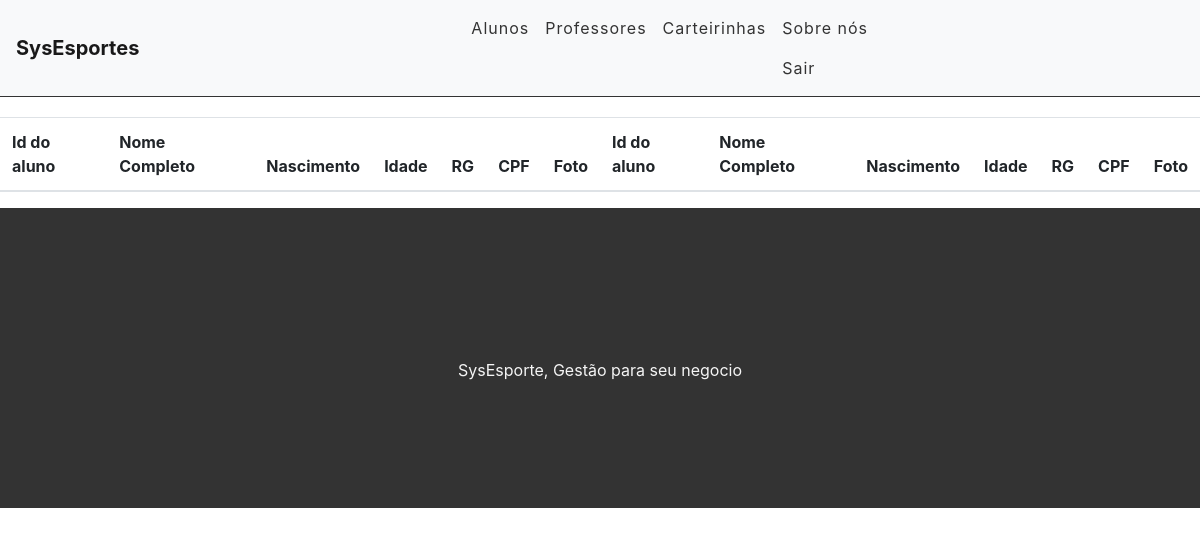
/aluno/visualizaluno/52/ (signed in), run on an earlier commit of the app's database.
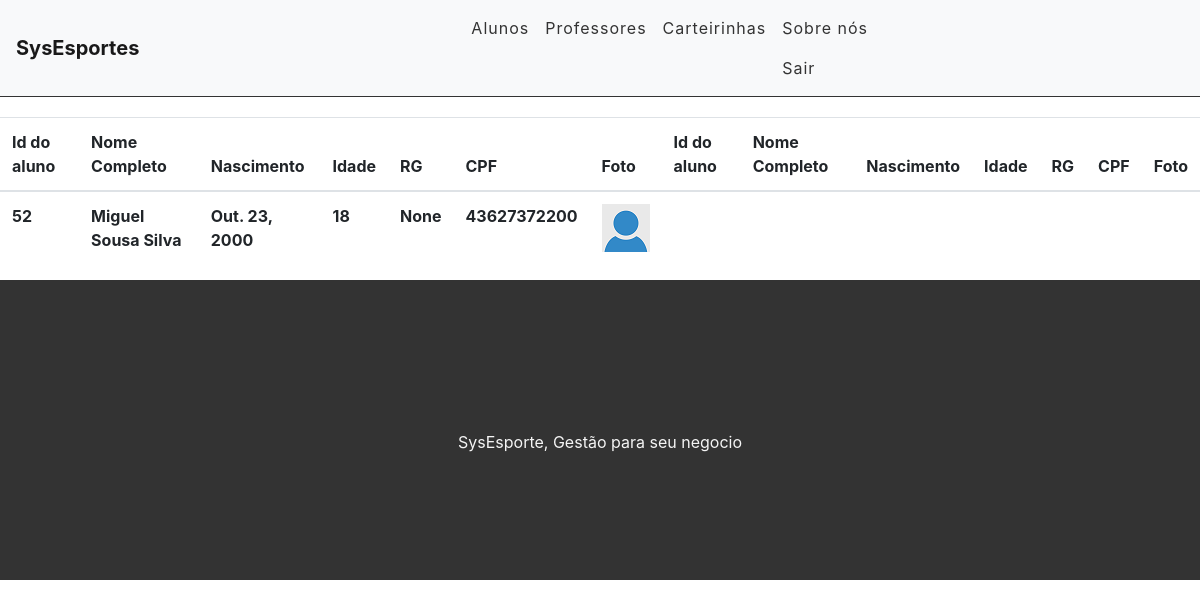
And on a later commit of the database.
### aluno/models.py (models this page shows, shortened)
class Aluno(models.Model):
    id_aluno = models.AutoField('Id do Aluno', primary_key=True)
    num_matricula = models.CharField('Matricula', max_length=50, blank=True)
    nome = models.CharField('Nome', max_length=30, blank=False, null=False)
    sobrenome = models.CharField('Sobre Nome', max_length=100, blank=False, null=False)
    nascimento = models.DateField('Nascimento', auto_now_add=False)
    rg = models.CharField('Rg/Registro', max_length=30, blank=True, null=True)
    cpf = models.CharField('CPF', unique=True, max_length=14, blank=True, null=True)
    sexo = models.CharField(max_length=4, choices=TIPO_SEXO, blank=True, null=True)
    altura = models.DecimalField('Altura', max_digits=8, decimal_places=2, default=0, blank=True, null=True)
    peso = models.DecimalField('Peso', max_digits=8, decimal_places=4, default=0, blank=True, null=True)
    tipo_sanguinio = models.CharField('Tipo Sanguinio', max_length=11, blank=True, null=True)
    email = models.EmailField(blank=True, null=True)
    fone1 = models.CharField('Telefone', max_length=13, blank=True, null=True)
    fone2 = models.CharField('Celular', max_length=13, blank=True, null=True)
    fone3 = models.CharField('Whatsapp', max_length=13, blank=True, null=True)
    pai = models.CharField(max_length=100, blank=True, null=True)
    fone4 = models.CharField('Telefone', max_length=13, blank=True, null=True)
    mae = models.CharField('Mãe', max_length=100, blank=True, null=True)
    fone5 = models.CharField('Telefone', max_length=13, blank=True, null=True)
    cep = models.CharField(max_length=9, blank=True, null=True)
    estado = models.CharField(max_length=30, blank=True, null=True, default='')
    cidade = models.CharField(max_length=50, blank=True, null=True, default='')
    rua = models.CharField(max_length=50, blank=True, null=True, default='')
    img = models.ImageField(upload_to='aluno/images/', verbose_name='Foto', null=True,  blank=True,)
    escolinha = models.ForeignKey(dadosEscolinha, blank=True, null=True, on_delete=models.CASCADE)
    data_cadastro = models.DateTimeField('Cadastrado em', auto_now_add=True)
    data_atualizacao = models.DateTimeField('Atualizado em', auto_now=True)
    class Meta:
        ordering = ['nome']
    @property
    def idade(self):
        hoje = date.today()
        idade = hoje.year - self.nascimento.year - ((hoje.month, hoje.day) < (self.nascimento.month, self.nascimento.day))
        return idade
    @property
    def nome_completo(self):
        return '{} {}'.format(self.nome, self.sobrenome)

### aluno/views.py (the view)
# urls.py: path('visualizaluno/<int:pk>/', views.VisualizaAluno, name='detalhe_aluno'),
@login_required
def VisualizaAluno(request, pk):
	forms =  Aluno.objects.filter(pk=pk)
	return render(request, 'aluno/visualizaluno.html', {'forms':forms})

### templates/aluno/visualizaluno.html (shortened to what this page needs)
{% extends 'system/base.html' %}
{% load static %}
{% block content %}
<table class="table">
	<thead>
		<tr>
			<th>Id do aluno</th>
			<th>Nome Completo</th>
			<th>Nascimento</th>
			<th>Idade</th>
			<th>RG</th>
			<th>CPF</th>
			<th>Foto</th>
			<th>Id do aluno</th>
			<th>Nome Completo</th>
			<th>Nascimento</th>
			<th>Idade</th>
			<th>RG</th>
			<th>CPF</th>
			<th>Foto</th>
		</tr>
	</thead>
	<tbody>
	{% for form in forms %}
		<tr>
			<th>{{form.id_aluno}}</th>
			<th>{{form.nome_completo}}</th>
			<th>{{form.nascimento}}</th>
			<th>{{form.idade}}</th>
			<th>{{form.rg}}</th>
			<th>{{form.cpf}}</th>
			<th>
				{% if form.img %}
					<img src="{{ form.img.url }}" alt="{{form.nome}}">
				{% else %}
					<img src="{% static '_img/user.png' %} " alt="{{form.nome}}">
				{% endif %}
			</th>
		</tr>
	{% endfor %}
	</tbody>
</table>
{% endblock %}

### templates/system/base.html (shortened to what this page needs)
<!DOCTYPE html>
<html lang="en">
{% load static %}
<head>
    <link href="https://stackpath.bootstrapcdn.com/bootstrap/4.3.1/css/bootstrap.min.css" rel="stylesheet">
    <link rel="stylesheet" href="https://use.fontawesome.com/releases/v5.8.2/css/all.css">
    <link rel="stylesheet" href="{% static 'system/css/styles.css' %}">
</head>
<body>
  <div class="container-fluid">
    <nav class="navbar navbar-expand-lg navbar-light bg-light">
      <a class="navbar-brand" href="/">SysEsportes</a>
      <div class="collapse navbar-collapse" id="navbarSupportedContent">
        <ul class="navbar-nav mr-auto">
          {% if user.is_authenticated %}
          <li class="nav-item">
            <a class="nav-link" href="{% url 'aluno:lista_aluno' %}">Alunos</a>
          </li>
          <li class="nav-item">
            <a class="nav-link" href="#">Professores</a>
          </li>
          <li class="nav-item">
            <a class="nav-link" href="#">Carteirinhas</a>
          </li>
          {%else%}
          <a class="nav-link" href="/accounts/login">Entrar</a>
          {% endif %}
          <li class="nav-item">
            <a class="nav-link" href="#">Sobre nós</a>
            {% if user.is_authenticated %}
            <a class="nav-link" href="/accounts/logout">Sair</a>
            {% endif %}
          </li>
        </ul>
      </div>
    </nav>
    {% block content %}
    {% endblock %}
    <footer>
      <p>SysEsporte, Gestão para seu negocio</p>
    </footer>
  </div>
</body>
</html>

### static/system/css/styles.css (style rules this page uses)
.container-fluid { padding: 0; }
.navbar { border-bottom: 1px solid #333; margin-bottom: 20px; }
.navbar-nav { margin: auto; }
.navbar-brand { font-weight: bold; }
.navbar-light .navbar-nav a.nav-link { color: #333; letter-spacing: 1px; }
footer { background-color: #333; height: 300px; border-top: 2px; solid #202020; }
footer p { color: #f5f5f5; text-align: center; top: 50%; position: relative; }

What changed in the data, as far as the page shows it:
added Aluno: id_aluno "52", nome_completo "Miguel Sousa Silva", nascimento "Out. 23, 2000", idade "18", rg "None", cpf "43627372200"
